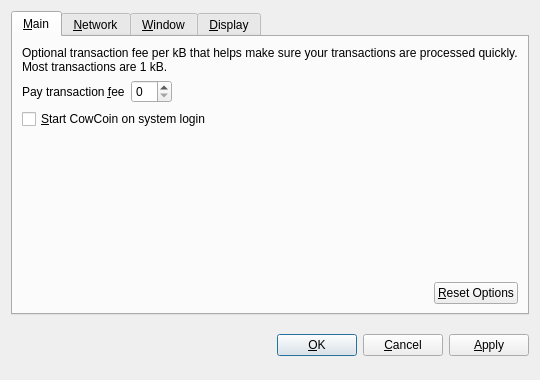
<?xml version="1.0" encoding="UTF-8"?>
<ui version="4.0">
 <class>OptionsDialog</class>
 <widget class="QDialog" name="OptionsDialog">
  <property name="geometry">
   <rect>
    <x>0</x>
    <y>0</y>
    <width>540</width>
    <height>380</height>
   </rect>
  </property>
  <property name="windowTitle">
   <string>Options</string>
  </property>
  <property name="modal">
   <bool>true</bool>
  </property>
  <layout class="QVBoxLayout" name="verticalLayout">
   <item>
    <widget class="QTabWidget" name="tabWidget">
     <property name="tabPosition">
      <enum>QTabWidget::North</enum>
     </property>
     <property name="currentIndex">
      <number>0</number>
     </property>
     <widget class="QWidget" name="tabMain">
      <attribute name="title">
       <string>&amp;Main</string>
      </attribute>
      <layout class="QVBoxLayout" name="verticalLayout_Main">
       <item>
        <widget class="QLabel" name="transactionFeeInfoLabel">
         <property name="text">
          <string>Optional transaction fee per kB that helps make sure your transactions are processed quickly. Most transactions are 1 kB.</string>
         </property>
         <property name="textFormat">
          <enum>Qt::PlainText</enum>
         </property>
         <property name="wordWrap">
          <bool>true</bool>
         </property>
        </widget>
       </item>
       <item>
        <layout class="QHBoxLayout" name="horizontalLayout_1_Main">
         <item>
          <widget class="QLabel" name="transactionFeeLabel">
           <property name="text">
            <string>Pay transaction &amp;fee</string>
           </property>
           <property name="textFormat">
            <enum>Qt::PlainText</enum>
           </property>
           <property name="buddy">
            <cstring>transactionFee</cstring>
           </property>
          </widget>
         </item>
         <item>
          <widget class="BitcoinAmountField" name="transactionFee"/>
         </item>
         <item>
          <spacer name="horizontalSpacer_1_Main">
           <property name="orientation">
            <enum>Qt::Horizontal</enum>
           </property>
           <property name="sizeHint" stdset="0">
            <size>
             <width>40</width>
             <height>20</height>
            </size>
           </property>
          </spacer>
         </item>
        </layout>
       </item>
       <item>
        <widget class="QCheckBox" name="bitcoinAtStartup">
         <property name="toolTip">
          <string>Automatically start CowCoin after logging in to the system.</string>
         </property>
         <property name="text">
          <string>&amp;Start CowCoin on system login</string>
         </property>
        </widget>
       </item>
       <item>
        <spacer name="verticalSpacer_Main">
         <property name="orientation">
          <enum>Qt::Vertical</enum>
         </property>
         <property name="sizeHint" stdset="0">
          <size>
           <width>20</width>
           <height>40</height>
          </size>
         </property>
        </spacer>
       </item>
       <item>
        <layout class="QHBoxLayout" name="horizontalLayout_2_Main">
         <item>
          <spacer name="horizontalSpacer_2_Main">
           <property name="orientation">
            <enum>Qt::Horizontal</enum>
           </property>
           <property name="sizeHint" stdset="0">
            <size>
             <width>40</width>
             <height>20</height>
            </size>
           </property>
          </spacer>
         </item>
         <item>
          <widget class="QPushButton" name="resetButton">
           <property name="toolTip">
            <string>Reset all client options to default.</string>
           </property>
           <property name="text">
            <string>&amp;Reset Options</string>
           </property>
           <property name="autoDefault">
            <bool>false</bool>
           </property>
          </widget>
         </item>
        </layout>
       </item>
      </layout>
     </widget>
     <widget class="QWidget" name="tabNetwork">
      <attribute name="title">
       <string>&amp;Network</string>
      </attribute>
      <layout class="QVBoxLayout" name="verticalLayout_Network">
       <item>
        <widget class="QCheckBox" name="mapPortUpnp">
         <property name="toolTip">
          <string>Automatically open the CowCoin client port on the router. This only works when your router supports UPnP and it is enabled.</string>
         </property>
         <property name="text">
          <string>Map port using &amp;UPnP</string>
         </property>
        </widget>
       </item>
       <item>
        <widget class="QCheckBox" name="connectSocks">
         <property name="toolTip">
          <string>Connect to the CowCoin network through a SOCKS proxy (e.g. when connecting through Tor).</string>
         </property>
         <property name="text">
          <string>&amp;Connect through SOCKS proxy:</string>
         </property>
        </widget>
       </item>
       <item>
        <layout class="QHBoxLayout" name="horizontalLayout_Network">
         <item>
          <widget class="QLabel" name="proxyIpLabel">
           <property name="text">
            <string>Proxy &amp;IP:</string>
           </property>
           <property name="textFormat">
            <enum>Qt::PlainText</enum>
           </property>
           <property name="buddy">
            <cstring>proxyIp</cstring>
           </property>
          </widget>
         </item>
         <item>
          <widget class="QValidatedLineEdit" name="proxyIp">
           <property name="maximumSize">
            <size>
             <width>140</width>
             <height>16777215</height>
            </size>
           </property>
           <property name="toolTip">
            <string>IP address of the proxy (e.g. 127.0.0.1)</string>
           </property>
          </widget>
         </item>
         <item>
          <widget class="QLabel" name="proxyPortLabel">
           <property name="text">
            <string>&amp;Port:</string>
           </property>
           <property name="textFormat">
            <enum>Qt::PlainText</enum>
           </property>
           <property name="buddy">
            <cstring>proxyPort</cstring>
           </property>
          </widget>
         </item>
         <item>
          <widget class="QLineEdit" name="proxyPort">
           <property name="maximumSize">
            <size>
             <width>55</width>
             <height>16777215</height>
            </size>
           </property>
           <property name="toolTip">
            <string>Port of the proxy (e.g. 9050)</string>
           </property>
          </widget>
         </item>
         <item>
          <widget class="QLabel" name="socksVersionLabel">
           <property name="text">
            <string>SOCKS &amp;Version:</string>
           </property>
           <property name="textFormat">
            <enum>Qt::PlainText</enum>
           </property>
           <property name="buddy">
            <cstring>socksVersion</cstring>
           </property>
          </widget>
         </item>
         <item>
          <widget class="QValueComboBox" name="socksVersion">
           <property name="toolTip">
            <string>SOCKS version of the proxy (e.g. 5)</string>
           </property>
          </widget>
         </item>
         <item>
          <spacer name="horizontalSpacer_Network">
           <property name="orientation">
            <enum>Qt::Horizontal</enum>
           </property>
           <property name="sizeHint" stdset="0">
            <size>
             <width>40</width>
             <height>20</height>
            </size>
           </property>
          </spacer>
         </item>
        </layout>
       </item>
       <item>
        <spacer name="verticalSpacer_Network">
         <property name="orientation">
          <enum>Qt::Vertical</enum>
         </property>
         <property name="sizeHint" stdset="0">
          <size>
           <width>20</width>
           <height>40</height>
          </size>
         </property>
        </spacer>
       </item>
      </layout>
     </widget>
     <widget class="QWidget" name="tabWindow">
      <attribute name="title">
       <string>&amp;Window</string>
      </attribute>
      <layout class="QVBoxLayout" name="verticalLayout_Window">
       <item>
        <widget class="QCheckBox" name="minimizeToTray">
         <property name="toolTip">
          <string>Show only a tray icon after minimizing the window.</string>
         </property>
         <property name="text">
          <string>&amp;Minimize to the tray instead of the taskbar</string>
         </property>
        </widget>
       </item>
       <item>
        <widget class="QCheckBox" name="minimizeOnClose">
         <property name="toolTip">
          <string>Minimize instead of exit the application when the window is closed. When this option is enabled, the application will be closed only after selecting Quit in the menu.</string>
         </property>
         <property name="text">
          <string>M&amp;inimize on close</string>
         </property>
        </widget>
       </item>
       <item>
        <spacer name="verticalSpacer_Window">
         <property name="orientation">
          <enum>Qt::Vertical</enum>
         </property>
         <property name="sizeHint" stdset="0">
          <size>
           <width>20</width>
           <height>40</height>
          </size>
         </property>
        </spacer>
       </item>
      </layout>
     </widget>
     <widget class="QWidget" name="tabDisplay">
      <attribute name="title">
       <string>&amp;Display</string>
      </attribute>
      <layout class="QVBoxLayout" name="verticalLayout_Display">
       <item>
        <layout class="QHBoxLayout" name="horizontalLayout_1_Display">
         <item>
          <widget class="QLabel" name="langLabel">
           <property name="text">
            <string>User Interface &amp;language:</string>
           </property>
           <property name="textFormat">
            <enum>Qt::PlainText</enum>
           </property>
           <property name="buddy">
            <cstring>lang</cstring>
           </property>
          </widget>
         </item>
         <item>
          <widget class="QValueComboBox" name="lang">
           <property name="toolTip">
            <string>The user interface language can be set here. This setting will take effect after restarting CowCoin.</string>
           </property>
          </widget>
         </item>
        </layout>
       </item>
       <item>
        <layout class="QHBoxLayout" name="horizontalLayout_2_Display">
         <item>
          <widget class="QLabel" name="unitLabel">
           <property name="text">
            <string>&amp;Unit to show amounts in:</string>
           </property>
           <property name="textFormat">
            <enum>Qt::PlainText</enum>
           </property>
           <property name="buddy">
            <cstring>unit</cstring>
           </property>
          </widget>
         </item>
         <item>
          <widget class="QValueComboBox" name="unit">
           <property name="toolTip">
            <string>Choose the default subdivision unit to show in the interface and when sending coins.</string>
           </property>
          </widget>
         </item>
        </layout>
       </item>
       <item>
        <widget class="QCheckBox" name="displayAddresses">
         <property name="toolTip">
          <string>Whether to show CowCoin addresses in the transaction list or not.</string>
         </property>
         <property name="text">
          <string>&amp;Display addresses in transaction list</string>
         </property>
        </widget>
       </item>
       <item>
        <widget class="QCheckBox" name="coinControlFeatures">
         <property name="toolTip">
          <string>Whether to show coin control features or not.</string>
         </property>
         <property name="text">
          <string>Display coin &amp;control features (experts only!)</string>
         </property>
        </widget>
       </item>
       <item>
        <spacer name="verticalSpacer_Display">
         <property name="orientation">
          <enum>Qt::Vertical</enum>
         </property>
         <property name="sizeHint" stdset="0">
          <size>
           <width>20</width>
           <height>40</height>
          </size>
         </property>
        </spacer>
       </item>
      </layout>
     </widget>
    </widget>
   </item>
   <item>
    <layout class="QHBoxLayout" name="horizontalLayout_Buttons">
     <item>
      <spacer name="horizontalSpacer_1">
       <property name="orientation">
        <enum>Qt::Horizontal</enum>
       </property>
       <property name="sizeHint" stdset="0">
        <size>
         <width>40</width>
         <height>48</height>
        </size>
       </property>
      </spacer>
     </item>
     <item>
      <widget class="QLabel" name="statusLabel">
       <property name="font">
        <font>
         <weight>75</weight>
         <bold>true</bold>
        </font>
       </property>
       <property name="text">
        <string/>
       </property>
       <property name="textFormat">
        <enum>Qt::PlainText</enum>
       </property>
       <property name="wordWrap">
        <bool>true</bool>
       </property>
      </widget>
     </item>
     <item>
      <spacer name="horizontalSpacer_2">
       <property name="orientation">
        <enum>Qt::Horizontal</enum>
       </property>
       <property name="sizeHint" stdset="0">
        <size>
         <width>40</width>
         <height>48</height>
        </size>
       </property>
      </spacer>
     </item>
     <item>
      <widget class="QPushButton" name="okButton">
       <property name="text">
        <string>&amp;OK</string>
       </property>
      </widget>
     </item>
     <item>
      <widget class="QPushButton" name="cancelButton">
       <property name="text">
        <string>&amp;Cancel</string>
       </property>
       <property name="autoDefault">
        <bool>false</bool>
       </property>
      </widget>
     </item>
     <item>
      <widget class="QPushButton" name="applyButton">
       <property name="text">
        <string>&amp;Apply</string>
       </property>
       <property name="autoDefault">
        <bool>false</bool>
       </property>
      </widget>
     </item>
    </layout>
   </item>
  </layout>
 </widget>
 <customwidgets>
  <customwidget>
   <class>BitcoinAmountField</class>
   <extends>QSpinBox</extends>
   <header>bitcoinamountfield.h</header>
  </customwidget>
  <customwidget>
   <class>QValueComboBox</class>
   <extends>QComboBox</extends>
   <header>qvaluecombobox.h</header>
  </customwidget>
  <customwidget>
   <class>QValidatedLineEdit</class>
   <extends>QLineEdit</extends>
   <header>qvalidatedlineedit.h</header>
  </customwidget>
 </customwidgets>
 <resources/>
 <connections/>
</ui>
